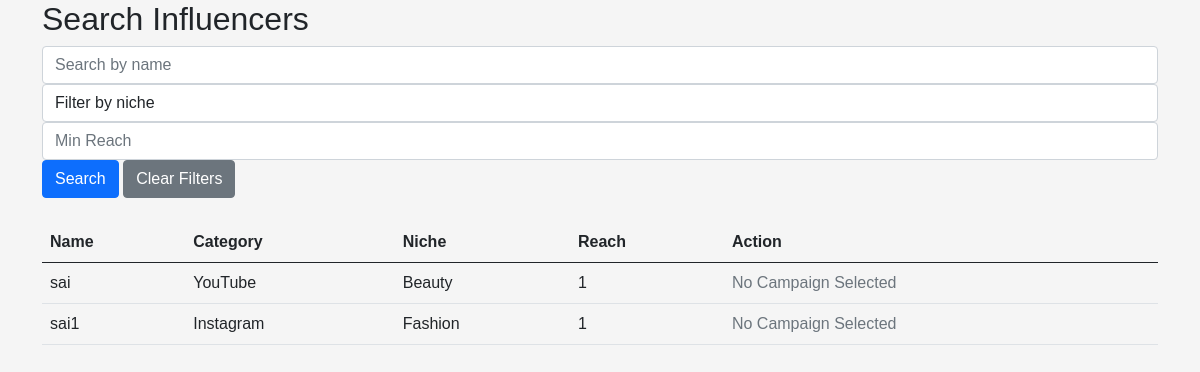
Before: /search_influencers?campaign_id=7 (signed in) with the older database file.
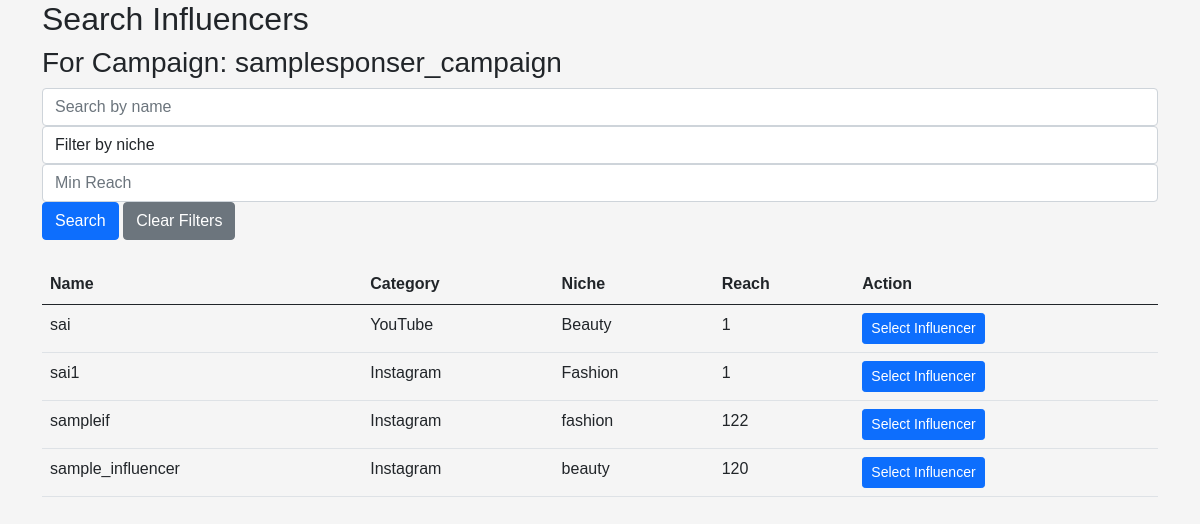
After: the same page with the newer database file.
### backend/models.py (models this page shows)
class Influencer(db.Model):
    __tablename__ = 'influencers'
    id = db.Column(db.Integer, primary_key=True)
    user_id = db.Column(db.Integer, db.ForeignKey('users.id'), unique=True, nullable=False)
    name = db.Column(db.String(100), nullable=False)
    category = db.Column(db.String(100))
    niche = db.Column(db.String(100))
    reach = db.Column(db.Integer)
    user = relationship('User', backref=db.backref('influencer', uselist=False))
    ad_requests = relationship('AdRequest', back_populates='influencer')

class Campaign(db.Model):
    __tablename__ = 'campaigns'
    id = db.Column(db.Integer, primary_key=True)
    sponsor_id = db.Column(db.Integer, db.ForeignKey('sponsors.id'), nullable=False)
    name = db.Column(db.String(100), nullable=False)
    description = db.Column(db.Text)
    start_date = db.Column(db.Date, nullable=False)
    end_date = db.Column(db.Date, nullable=False)
    budget = db.Column(db.Float, nullable=False)
    visibility = db.Column(db.Enum('public', 'private'), nullable=False)
    goals = db.Column(db.Text)
    sponsor = relationship('Sponsor', back_populates='campaigns')
    ad_requests = relationship('AdRequest', back_populates='campaign')

### backend/controller.py (the view)
@app.route("/search_influencers")
@login_required
def search_influencers():
    if current_user.role != "sponsor":
        flash("Access denied.")
        return redirect(url_for("home"))
    query = request.args.get("query")
    category = request.args.get("category")
    min_reach = request.args.get("min_reach")
    campaign_id = request.args.get("campaign_id")
    influencers = Influencer.query
    if query:
        influencers = influencers.filter(Influencer.name.ilike(f"%{query}%"))
    if category:
        influencers = influencers.filter_by(niche = category  )
    if min_reach:
        influencers = influencers.filter(Influencer.reach >= int(min_reach))
    influencers = influencers.all()
    campaign = None
    if campaign_id:
        campaign = Campaign.query.get(campaign_id)
    return render_template("search_influencers.html", influencers=influencers, campaign=campaign)

### app.py (called while the page is built)
def init_app():
    app = Flask(__name__)
    app.secret_key = 'fsfdgdsgs'
    app.debug = True
    app.config['SQLALCHEMY_DATABASE_URI'] = 'sqlite:///iescp.db'
    db.init_app(app)
    app.app_context().push()
    login_manager = LoginManager()
    login_manager.login_view = 'controller.login'
    login_manager.init_app(app)
    @login_manager.user_loader
    def load_user(id):
        return User.query.get(int(id))
    print("app started....")
    return app

### templates/search_influencers.html (shortened to what this page needs)
{% extends "base.html" %}
{% block content %}
<div class="container">
    <h2>Search Influencers</h2>
    {% if campaign %}
    <h3>For Campaign: {{ campaign.name }}</h3>
    {% endif %}
    <form action="{{ url_for('search_influencers') }}" method="GET" class="mb-4">
        <div class="form-row">
            <div class="col">
                <input type="text" name="query" class="form-control" placeholder="Search by name" value="{{ request.args.get('query', '') }}">
            </div>
            <div class="col">
                <select name="category" class="form-control">
                    <option value="" disabled selected>Filter by niche</option>
                </select>
            </div>
            <div class="col">
                <input type="number" name="min_reach" class="form-control" placeholder="Min Reach" value="{{ request.args.get('min_reach', '') }}">
            </div>
            <div class="col">
                <button type="submit" class="btn btn-primary">Search</button>
                <a href="{{ url_for('search_influencers', campaign_id=campaign.id if campaign else None) }}" class="btn btn-secondary">Clear Filters</a>
            </div>
        </div>
    </form>
    <table class="table">
        <thead>
            <tr>
                <th>Name</th>
                <th>Category</th>
                <th>Niche</th>
                <th>Reach</th>
                <th>Action</th>
            </tr>
        </thead>
        <tbody>
            {% for influencer in influencers %}
            <tr>
                <td>{{ influencer.name }}</td>
                <td>{{ influencer.category }}</td>
                <td>{{ influencer.niche }}</td>
                <td>{{ influencer.reach }}</td>
                <td>
                    {% if campaign %}
                        <a href="{{ url_for('create_ad_request', campaign_id=campaign.id, influencer_id=influencer.id) }}" class="btn btn-primary btn-sm">Select Influencer</a>
                    {% else %}
                        <span class="text-muted">No Campaign Selected</span>
                    {% endif %}
                </td>
            </tr>
            {% endfor %}
        </tbody>
    </table>
</div>
{% endblock %}

### templates/base.html (shortened to what this page needs)
<!DOCTYPE html>
<html lang="en">
<head>
    <link href="https://cdn.jsdelivr.net/npm/bootstrap@5.0.2/dist/css/bootstrap.min.css" rel="stylesheet">
    <link rel="stylesheet" type="text/css" href="{{ url_for('static', filename='css/styles.css') }}">
</head>
<body>
        {% block content %}
        {% endblock %}
</body>
</html>

### static/css/styles.css (style rules this page uses)
body { font-family: Arial, sans-serif; background-color: #f5f5f5; }

Changed rows visible on the page:
added Campaign: name "samplesponser_campaign"
computed for Influencer "sai": text "No Campaign Selected" → "Select Influencer"
computed for Influencer "sai1": text "No Campaign Selected" → "Select Influencer"
added Influencer: name "sampleif", category "Instagram", niche "fashion", reach "122"
added Influencer: name "sample_influencer", category "Instagram", niche "beauty", reach "120"
Other visible differences:
text now shown: "For Campaign:"
